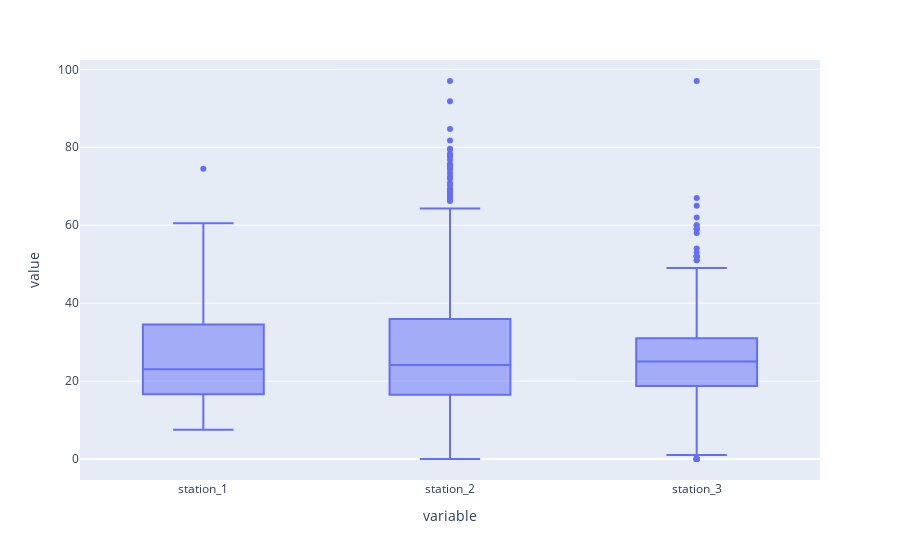

The cell this chart's notebook holds for it:
### Code cell
# de cajas 

caja=px.box(aq)
caja.show()

### Figure 1 — Plotly figure (JSON) as saved in the notebook; plotly's stock layout.template omitted (floating-point values rounded to 4 significant figures; data arrays with more than 128 entries replaced by an {"elided": "..."} marker saying what was removed)
{"data": [{"alignmentgroup": "True", "hovertemplate": "variable=%{x}<br>value=%{y}<extra></extra>", "legendgroup": "", "marker": {"color": "#636efa"}, "name": "", "notched": false, "offsetgroup": "", "orientation": "v", "showlegend": false, "type": "box", "x": {"elided": "3105 str values"}, "x0": " ", "xaxis": "x", "y": {"elided": "3105 float values"}, "y0": " ", "yaxis": "y"}], "layout": {"boxmode": "group", "legend": {"tracegroupgap": 0}, "margin": {"t": 60}, "xaxis": {"anchor": "y", "domain": [0, 1], "title": {"text": "variable"}}, "yaxis": {"anchor": "x", "domain": [0, 1], "title": {"text": "value"}}}}
